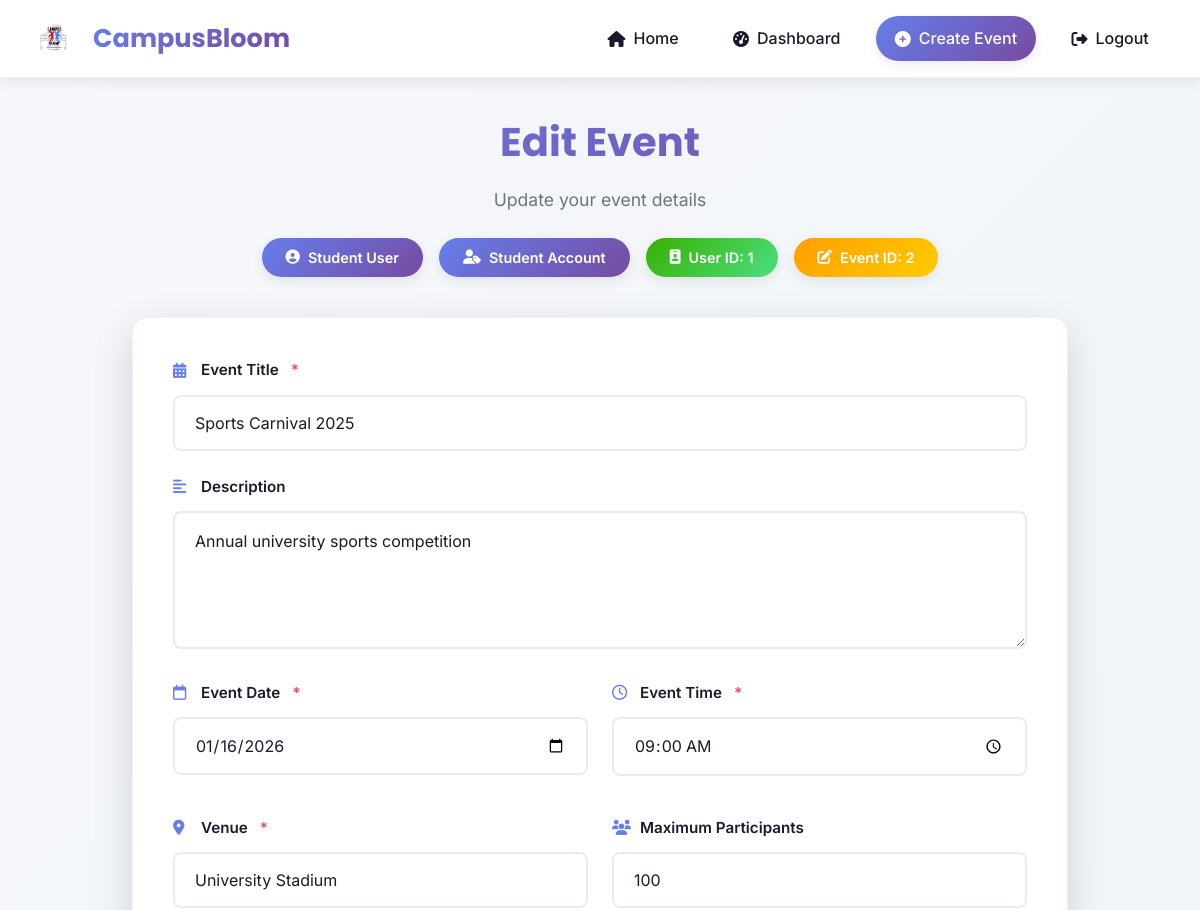
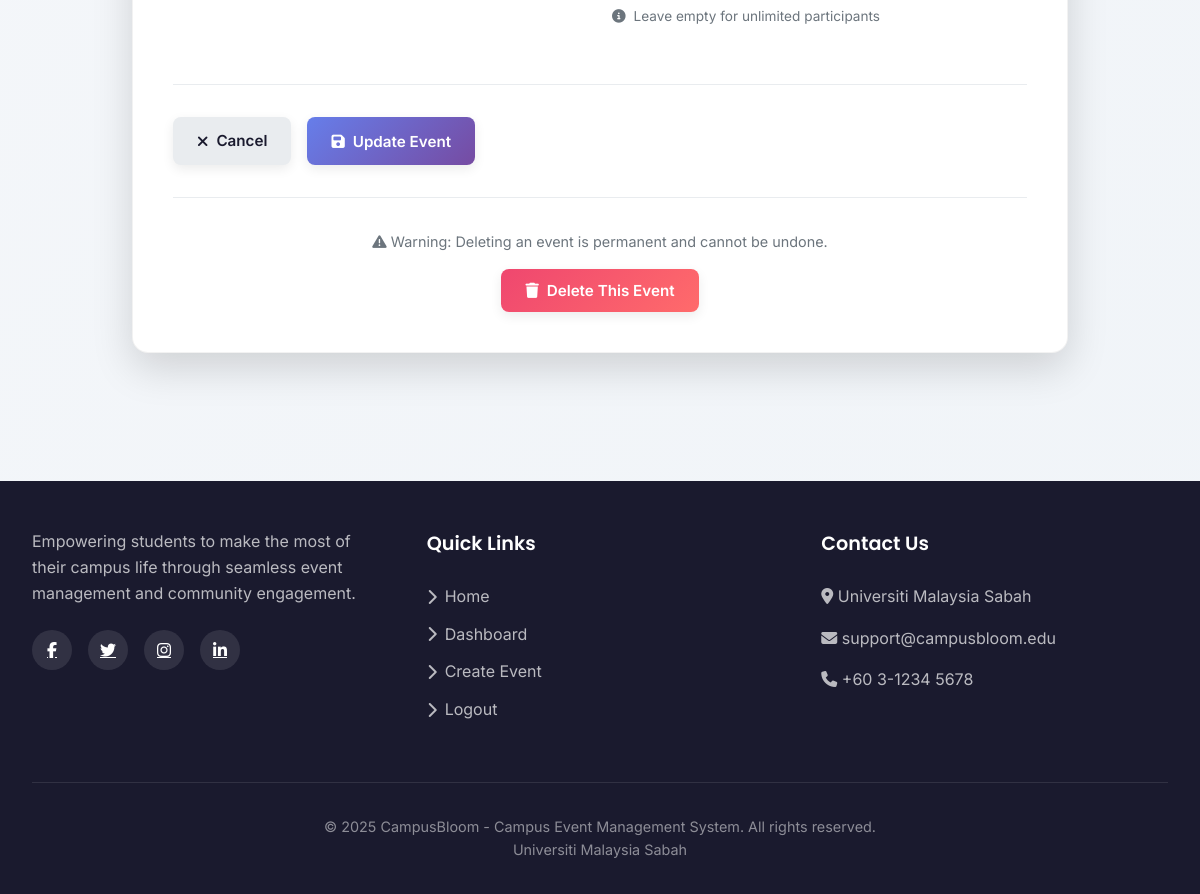
Screenshot of /createEvent.php?edit=2 (signed in) with the database file from the repository (2 pictures, top to bottom).
### tables this page shows
CREATE TABLE `users` (
  `id` int(11) NOT NULL,
  `name` varchar(255) NOT NULL,
  `email` varchar(255) NOT NULL,
  `password` varchar(255) NOT NULL,
  `role` enum('public','student','staff') DEFAULT 'public',
  `organization` varchar(255) DEFAULT NULL,
  `phone` varchar(20) DEFAULT NULL,
  `created_at` timestamp NOT NULL DEFAULT current_timestamp()
);

CREATE TABLE `events` (
  `id` int(11) NOT NULL,
  `event_name` varchar(255) NOT NULL,
  `description` text DEFAULT NULL,
  `organizer` varchar(255) NOT NULL,
  `organizer_email` varchar(255) NOT NULL,
  `event_type` varchar(100) NOT NULL,
  `venue` varchar(255) NOT NULL,
  `event_date` date NOT NULL,
  `event_time` time NOT NULL,
  `mode` enum('physical','online','hybrid') DEFAULT 'physical',
  `reg_close_date` date DEFAULT NULL,
  `max_participants` int(11) DEFAULT NULL,
  `fee` enum('free','paid') DEFAULT 'free',
  `fee_amount` decimal(10,2) DEFAULT 0.00,
  `contact_person` varchar(100) DEFAULT NULL,
  `contact_no` varchar(20) DEFAULT NULL,
  `remarks` text DEFAULT NULL,
  `status` enum('active','inactive') DEFAULT 'active',
  `created_by` int(11) NOT NULL,
  `created_at` timestamp NOT NULL DEFAULT current_timestamp(),
  `last_updated` timestamp NOT NULL DEFAULT current_timestamp() ON UPDATE current_timestamp()
);

### config.php (called while the page is built, shortened)
<?php
$host = 'localhost';
$username = 'root';
$password = '';
$database = 'cemsindv';
$conn = new mysqli($host, $username, $password, $database);
$conn->set_charset("utf8mb4");
function getCurrentUser() {
    global $conn;
    $userId = $_SESSION['user_id'];
    $stmt = $conn->prepare("SELECT id, name, email, role, organization, phone, created_at FROM users WHERE id = ?");
    $stmt->bind_param("i", $userId);
    $stmt->execute();
    $result = $stmt->get_result();
    if ($result->num_rows > 0) {
        $user = $result->fetch_assoc();
        return $user;
    }
    return null;
}
function canCreateEvents() {
    $user = getCurrentUser();
    return in_array($user['role'], ['staff', 'student', 'organizer', 'admin']);
}
?>

### createEvent.php (the view, shortened to what this page needs)
<?php
require_once 'config.php';
$user = getCurrentUser();
if (!canCreateEvents()) {
    header('Location: dashboard.php');
    exit();
}
$isEditing = false;
$event = null;
if (isset($_GET['edit'])) {
    $eventId = intval($_GET['edit']);
    $sql = "SELECT * FROM events WHERE id = ? AND created_by = ?";
    $stmt = $conn->prepare($sql);
    $stmt->bind_param("ii", $eventId, $user['id']);
    $stmt->execute();
    $result = $stmt->get_result();
    if ($result->num_rows > 0) {
        $event = $result->fetch_assoc();
        $isEditing = true;
    } else {
        $_SESSION['error'] = 'Event not found or you do not have permission to edit it';
        header('Location: dashboard.php');
        exit();
    }
}
?>
<!DOCTYPE html>
<html lang="en">
<head>
    <link rel="stylesheet" href="https://cdnjs.cloudflare.com/ajax/libs/font-awesome/6.5.0/css/all.min.css">
</head>
<body>
    <header class="header">
        <div class="header-container">
            <a href="index.php" class="header-brand">
                <img src="img/CemsLogo.png" alt="CampusBloom Logo" class="header-logo">
                <span class="header-title">CampusBloom</span>
            </a>
            <nav class="header-nav">
                <a href="index.php" class="header-link">
                    <i class="fas fa-home"></i> Home
                </a>
                <a href="dashboard.php" class="header-link">
                    <i class="fas fa-tachometer-alt"></i> Dashboard
                </a>
                <a href="createEvent.php" class="header-link active">
                    <i class="fas fa-plus-circle"></i> Create Event
                </a>
                <a href="logout.php" class="header-link">
                    <i class="fas fa-sign-out-alt"></i> Logout
                </a>
            </nav>
        </div>
    </header>
    <main class="main-content">
        <div class="page-header fade-in-up">
            <h1><?php echo $isEditing ? 'Edit Event' : 'Create New Event'; ?></h1>
            <p><?php echo $isEditing ? 'Update your event details' : 'Share your amazing event with the campus community!'; ?></p>
            <div class="user-info">
                <div class="user-badge">
                    <i class="fas fa-user-circle"></i>
                    <?php echo htmlspecialchars($user['name']); ?>
                </div>
                <div class="user-badge">
                    <i class="fas fa-user-tag"></i>
                    <?php echo ucfirst($user['role']); ?> Account
                </div>
                <div class="user-badge organizer">
                    <i class="fas fa-id-badge"></i>
                    User ID: <?php echo $user['id']; ?>
                </div>
                <?php if ($isEditing && isset($event['id'])): ?>
                <div class="user-badge editing">
                    <i class="fas fa-edit"></i>
                    Event ID: <?php echo $event['id']; ?>
                </div>
                <?php endif; ?>
            </div>
        </div>
        <div class="form-card fade-in-up">
            <form method="POST" action="" id="eventForm">
                <div class="form-group">
                    <label class="form-label required">
                        <i class="fas fa-calendar-alt"></i>
                        Event Title
                    </label>
                    <input type="text" name="title" class="form-control" required
                           value="<?php echo htmlspecialchars($event['event_name'] ?? ($_POST['title'] ?? '')); ?>"
                           placeholder="e.g., Web Development Workshop">
                </div>
                <div class="form-group">
                    <label class="form-label">
                        <i class="fas fa-align-left"></i>
                        Description
                    </label>
                    <textarea name="description" class="form-control" rows="4"
                              placeholder="Describe your event in detail..."><?php echo htmlspecialchars($event['description'] ?? ($_POST['description'] ?? '')); ?></textarea>
                </div>
                <div class="form-grid">
                    <div class="form-group">
                        <label class="form-label required">
                            <i class="far fa-calendar"></i>
                            Event Date
                        </label>
                        <input type="date" name="date" class="form-control" required
                               value="<?php echo $event['event_date'] ?? ($_POST['date'] ?? ''); ?>"
                               min="<?php echo date('Y-m-d'); ?>">
                    </div>
                    <div class="form-group">
                        <label class="form-label required">
                            <i class="far fa-clock"></i>
                            Event Time
                        </label>
                        <input type="time" name="time" class="form-control" required
                               value="<?php echo $event['event_time'] ?? ($_POST['time'] ?? ''); ?>">
                    </div>
                </div>
                <div class="form-grid">
                    <div class="form-group">
                        <label class="form-label required">
                            <i class="fas fa-map-marker-alt"></i>
                            Venue
                        </label>
                        <input type="text" name="location" class="form-control" required
                               value="<?php echo htmlspecialchars($event['venue'] ?? ($_POST['location'] ?? '')); ?>"
                               placeholder="e.g., Computer Lab 1, University Hall">
                    </div>
                    <div class="form-group">
                        <label class="form-label">
                            <i class="fas fa-users"></i>
                            Maximum Participants
                        </label>
                        <input type="number" name="max_participants" class="form-control"
                               value="<?php echo $event['max_participants'] ?? ($_POST['max_participants'] ?? ''); ?>"
                               placeholder="Leave empty for unlimited" min="1">
                        <div class="form-helper">
                            <i class="fas fa-info-circle"></i>
                            Leave empty for unlimited participants
                        </div>
                    </div>
                </div>
                <div class="form-actions">
                    <a href="dashboard.php" class="btn btn-secondary">
                        <i class="fas fa-times"></i> Cancel
                    </a>
                    <button type="submit" class="btn btn-primary">
                        <?php if ($isEditing): ?>
                            <i class="fas fa-save"></i> Update Event
                        <?php else: ?>
                            <i class="fas fa-plus"></i> Create Event
                        <?php endif; ?>
                    </button>
                </div>
            </form>
            <?php if ($isEditing && $event): ?>
            <div class="delete-section">
                <p class="delete-note">
                    <i class="fas fa-exclamation-triangle"></i>
                    Warning: Deleting an event is permanent and cannot be undone.
                </p>
                <button type="button" class="btn btn-danger" onclick="confirmDelete()">
                    <i class="fas fa-trash"></i> Delete This Event
                </button>
            </div>
            <?php endif; ?>
        </div>
    </main>
    <footer class="footer">
        <div class="footer-content">
            <div class="footer-section">
                <p>Empowering students to make the most of their campus life through seamless event management and community engagement.</p>
                <div class="social-links">
                    <a href="#"><i class="fab fa-facebook-f"></i></a>
                    <a href="#"><i class="fab fa-twitter"></i></a>
                    <a href="#"><i class="fab fa-instagram"></i></a>
                    <a href="#"><i class="fab fa-linkedin-in"></i></a>
                </div>
            </div>
            <div class="footer-section">
                <h4>Quick Links</h4>
                <ul class="footer-links">
                    <li><a href="index.php"><i class="fas fa-chevron-right"></i> Home</a></li>
                    <li><a href="dashboard.php"><i class="fas fa-chevron-right"></i> Dashboard</a></li>
                    <li><a href="createEvent.php"><i class="fas fa-chevron-right"></i> Create Event</a></li>
                    <li><a href="logout.php"><i class="fas fa-chevron-right"></i> Logout</a></li>
                </ul>
            </div>
            <div class="footer-section">
                <h4>Contact Us</h4>
                <p><i class="fas fa-map-marker-alt"></i> Universiti Malaysia Sabah</p>
                <p><i class="fas fa-envelope"></i> support@campusbloom.edu</p>
                <p><i class="fas fa-phone"></i> +60 3-1234 5678</p>
            </div>
        </div>
        <div class="footer-bottom">
            <p>&copy; 2025 CampusBloom - Campus Event Management System. All rights reserved.</p>
            <p>Universiti Malaysia Sabah</p>
        </div>
    </footer>
</body>
</html>

### rows the page displays
users: name "Student User", role "Student", id "1"
events: id "2", title "Sports Carnival 2025", description "Annual university sports competition", date "01/16/2026", time "09:00:00", location "University Stadium", max_participants "100"
